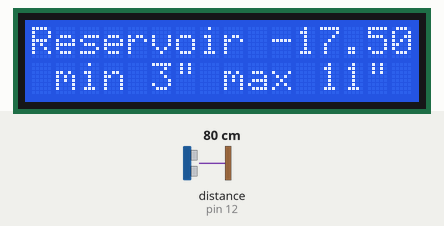
Bench run of a sketch on a simulated Arduino Uno, built with avr-gcc and run on an emulated ATmega328P. On the bench: 16×2 character LCD. The inputs (shaded band) are chosen by the test bench; at power-on: distance to the obstacle (sensor on pin 12) 80 cm. The echo pulse lasts 58.3 µs per cm.

Above: at 1.2 s.
1.3 s: distance to the obstacle (sensor on pin 12) set to 2 cm
At 4.9 s:
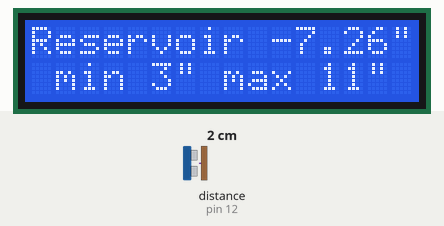
9.7 s: distance to the obstacle (sensor on pin 12) set to 4 cm
At 12.9 s:
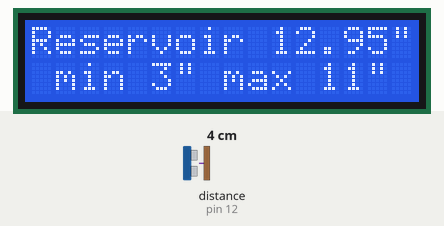
17.8 s: distance to the obstacle (sensor on pin 12) set to 9 cm
At 20.9 s:
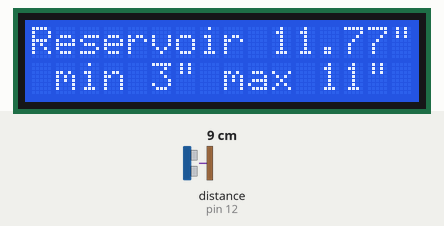
Timing chart, 0 to 22.4 s (numbered marks = the images above; inputs shaded):
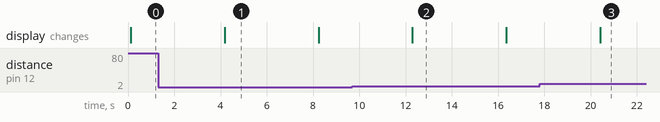

The sketch:

depth.ino
```cpp
//www.elegoo.com
//2016.12.08
#include "SR04.h"
#define TRIG_PIN 12
#define ECHO_PIN 11
SR04 sr04 = SR04(ECHO_PIN,TRIG_PIN);
long a,b,c;
int f = 1;
int depth=14 ;

#include <LiquidCrystal_I2C.h>

LiquidCrystal_I2C lcd(0x27, 16, 2); // I2C address 0x27, 16 column and 2 rows

void setup()
{
  lcd.init(); // initialize the lcd
  lcd.backlight();
}

void loop()
{
  if ( f == 1 ) {
    a=sr04.Distance();
    b = a ;
    c = a ;
    f = 0 ;
  } else {
    c = b;
    b = a ;
    a=sr04.Distance();
  }

  lcd.clear();                 // clear display
  lcd.setCursor(0, 0);         // move cursor to   (0, 0)
  lcd.print("Reservoir ");
  lcd.print(depth - (a+b+c)/(3*2.54));        // print message at (0, 0)
  lcd.print("\"");        // print message at (0, 0)
  lcd.setCursor(1, 1);         // move cursor to   (2, 1)
  lcd.print("min 3\" max 11\""); // print message at (2, 1)
  delay(4000);                 // display the above for two seconds

}
```

Measured:
- after the input at 1.3 s, the display: changes after 2.9 s (image 1)
- after the input at 9.7 s, the display: changes after 2.6 s (image 2)
- after the input at 17.8 s, the display: changes after 2.6 s (image 3)
- what the display in image 1 shows lasts 4.0 s, from 4.2 s to 8.2 s
